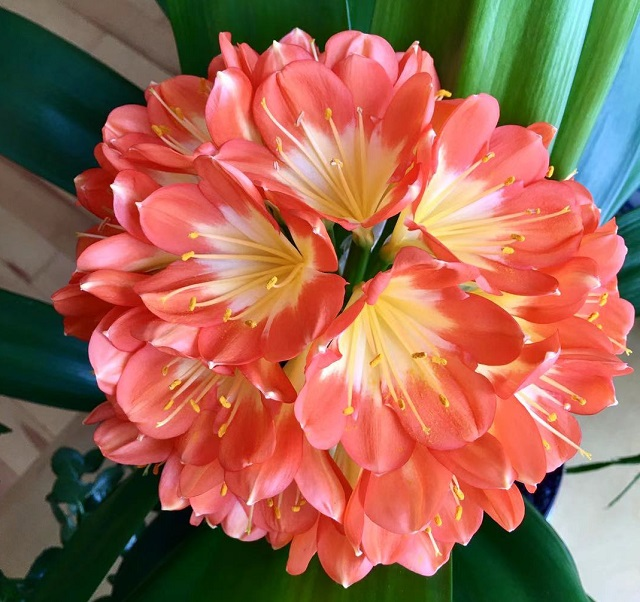
#> input picture res/flower004.jpg, 640 x 602 px
$ python Histogram.py
#> lines starting #> are read from the running program, lines starting #| are printed output that depends on the picture; after the words box and inside, x2 and y2 are one past the last pixel; in counts of white or black regions, pixels touching at a corner belong together
### common/ImageProcessing.py
import cv2
import numpy as np

class ImageProcessing(object):
    def __init__(self, window_name, image_name):
        self.window_name = window_name
        self.image_name = image_name
        cv2.namedWindow(window_name)
        self.image = cv2.imread(self.image_name)

    def show(self, title=None, image=None):
        if image is None:
            image = self.image
        if title is None:
            title = self.window_name
        cv2.imshow(title, image)

    # [7 lines left out: function resize, not called in this run]

    def to_gray(self, image=None):
        if image is None:
            image = self.image
        gray = cv2.cvtColor(image, cv2.COLOR_BGR2GRAY)
        return gray

    # [20 lines left out: functions crop, rotate, not called in this run]

    def copy(self):
        return self.image.copy()

    # [112 lines left out: functions contrast_brightness, hue_saturation_value, blend, blend_with_mask, perspective_warp, gaussian_blur and 4 more, not called in this run]

### 5. Image Processing/Histogram.py
import cv2
import numpy as np
from matplotlib import pyplot as plt
import common.ImageProcessing as ip

def show_histogram():
    img = np.zeros((400, 400), np.uint8)
    cv2.rectangle(img, (200, 0), (400, 100), (100), -1)
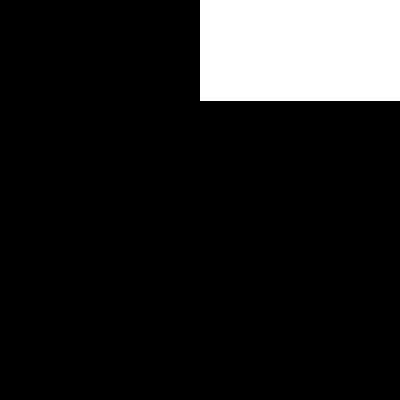
#> img: shape (400, 400); values 0 (black) and 100 (white), 12.6% white; 1 white region, box (x1, y1, x2, y2) and area: (200, 0, 400, 101) 20200
    cv2.rectangle(img, (0, 100), (200, 200), (50), -1)
    cv2.rectangle(img, (200, 100), (400, 200), (150), -1)
    cv2.rectangle(img, (0, 200), (200, 300), (175), -1)
    cv2.rectangle(img, (0, 300), (200, 400), (200), -1)
    cv2.rectangle(img, (200, 200), (400, 400), (255), -1)
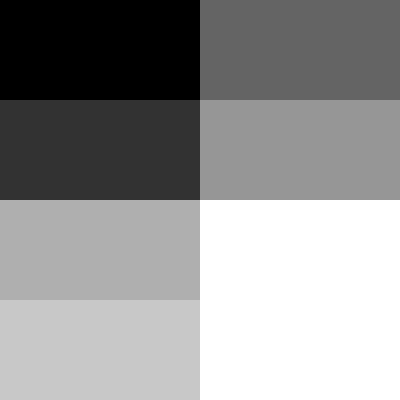
#> img: shape (400, 400); min 0, max 255, mean 148.1
    cv2.imshow("Histogram", img)
    fig = plt.figure(figsize=(6, 4))
    fig.suptitle('Histogram', fontsize=20)
    plt.xlabel('Color Value', fontsize=12)
    plt.ylabel('# of Pixels', fontsize=12)
    plt.hist(img.ravel(), 256, [0, 256])
    plt.show()
#> figure, not shown here; tallest bar 40000 high, from x = 255 to 256
#> in __init__, self.image is the input picture: shape (602, 640, 3); mean B, G, R 82.4, 102.3, 157.4
#> in to_gray, `gray = cv2.cvtColor(image, cv2.COLOR_BGR2GRAY)`:
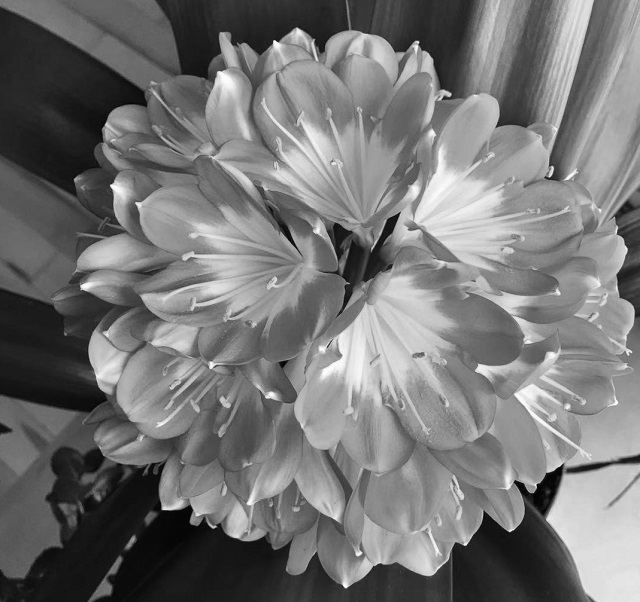
#> gray: shape (602, 640); min 1, max 255, mean 116.5
    cv2.destroyAllWindows()

# Get histogram using OpenCV
def show_histogram_gray(image):
    hist = cv2.calcHist([image], [0], None, [256], [0, 256])
#> hist = 256 values, max 3284 at index 27, min 0 at index 0, mean 1505
    fig = plt.figure(figsize=(6, 4))
    fig.suptitle('Histogram -- using OpenCV', fontsize=18)
    plt.plot(hist)
    plt.show()
#> figure, not shown here; curve peaks at x = 27, y = 3284

# An alternative way to get histogram using matplotlib
def show_histogram_gray_alt(image):
    fig = plt.figure(figsize=(6, 4))
    fig.suptitle('Histogram -- using matplotlib', fontsize=18)
    plt.hist(image.ravel(), 256, [0, 256])
    plt.show()
#> figure, not shown here; tallest bar 3284 high, from x = 27 to 28

def show_histogram_color(image):
    blue, green, red = cv2.split(image)
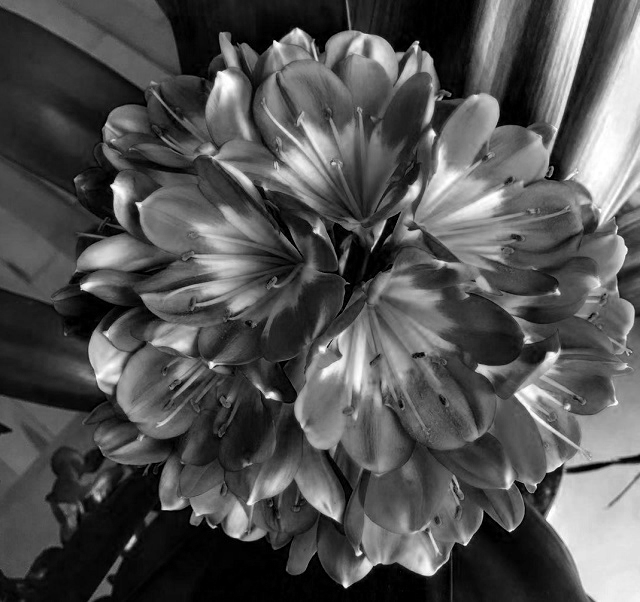
#> blue: shape (602, 640); min 0, max 255, mean 82.4
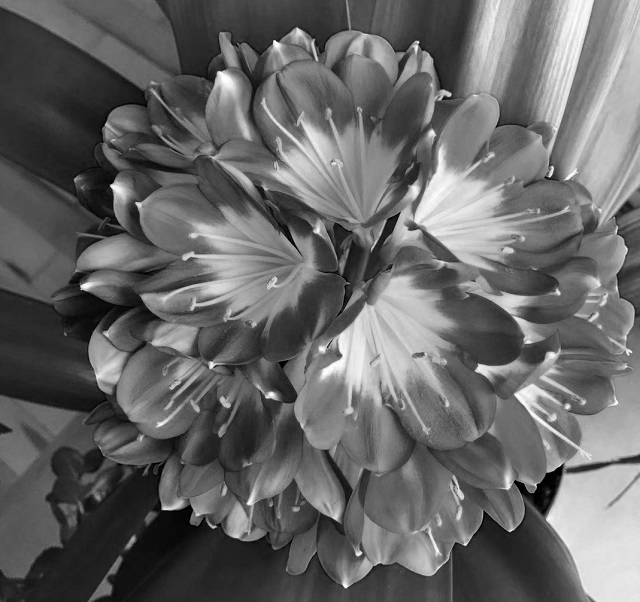
#> green: shape (602, 640); min 0, max 255, mean 102.3
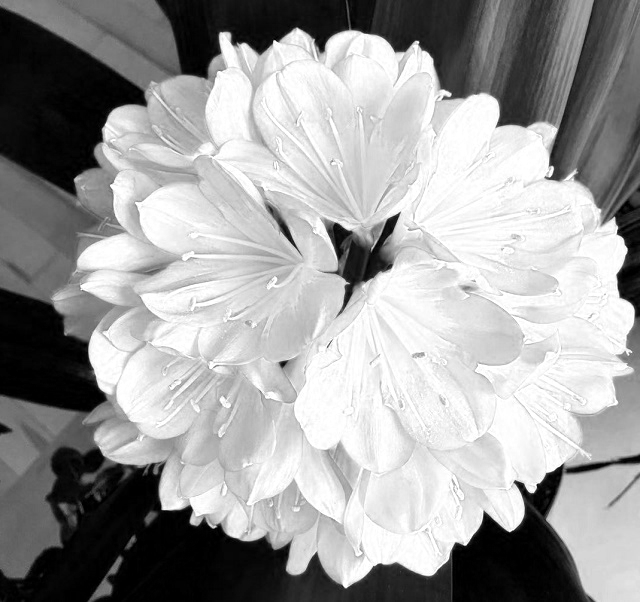
#> red: shape (602, 640); min 0, max 255, mean 157.4
    # cv2.imshow("blue", blue)
    # cv2.imshow("green", green)
    # cv2.imshow("red", red)
    fig = plt.figure(figsize=(6, 4))
    fig.suptitle('Histogram', fontsize=18)
    plt.hist(blue.ravel(), 256, [0, 256])
    plt.hist(green.ravel(), 256, [0, 256])
    plt.hist(red.ravel(), 256, [0, 256])
    plt.show()
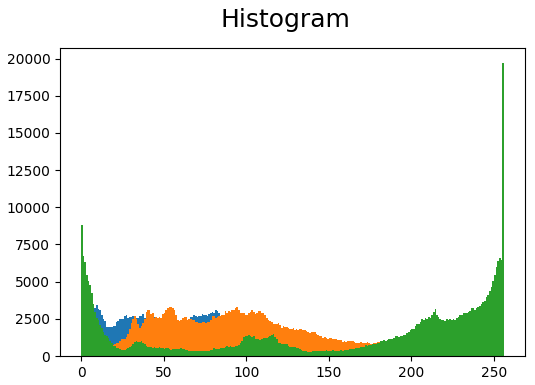
#> figure drawn by matplotlib, 1 panel; tallest bar 6842 high, from x = 0 to 1; tallest bar 3287 high, from x = 54 to 55; tallest bar 19729 high, from x = 255 to 256

if __name__ == "__main__":
    # Introduction to histograms
    show_histogram()

    iproc = ip.ImageProcessing("Histogram", "../res/flower004.jpg")

    # Histograms for gray image
    grayImage = iproc.to_gray()
    iproc.show(image=grayImage)
    show_histogram_gray(grayImage)
    show_histogram_gray_alt(grayImage)

    # Histograms for color image
    iproc.show(image=iproc.image)
    show_histogram_color(iproc.image)
    cv2.destroyAllWindows()

$ run again, with res/flower001.jpg copied over res/flower004.jpg
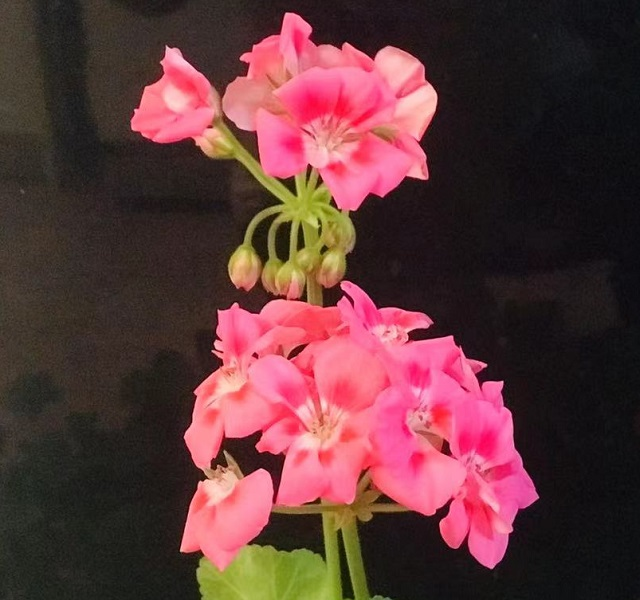
#> input picture res/flower001.jpg, 640 x 600 px
#> in __init__, self.image is the input picture: shape (600, 640, 3); mean B, G, R 58, 55.8, 94.9
#> in to_gray, `gray = cv2.cvtColor(image, cv2.COLOR_BGR2GRAY)`:
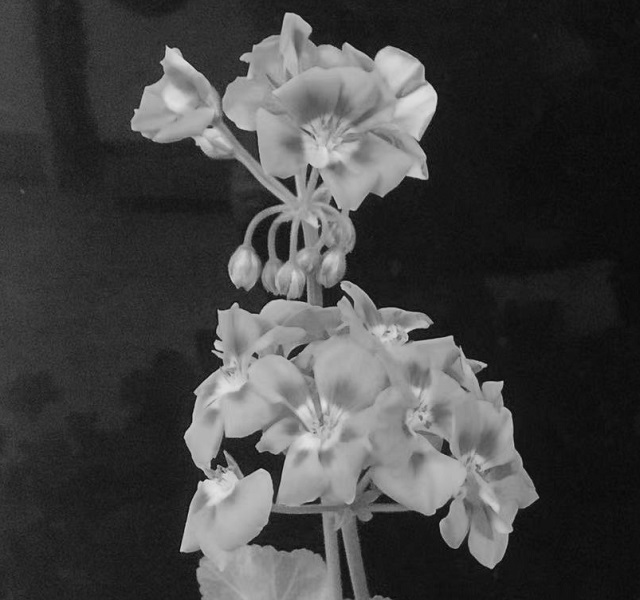
#> gray: shape (600, 640); min 5, max 227, mean 67.8
#> hist = 256 values, max 11423 at index 20, min 0 at index 0, mean 1500
#> in show_histogram_color, `plt.show()`:
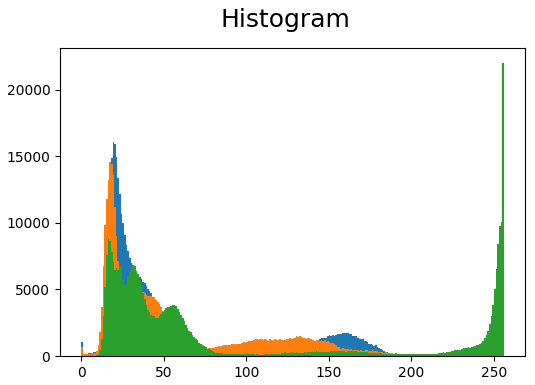
#> figure drawn by matplotlib, 1 panel; tallest bar 16051 high, from x = 19 to 20; tallest bar 14567 high, from x = 17 to 18; tallest bar 22026 high, from x = 255 to 256

$ run again, with res/flower002.jpg copied over res/flower004.jpg
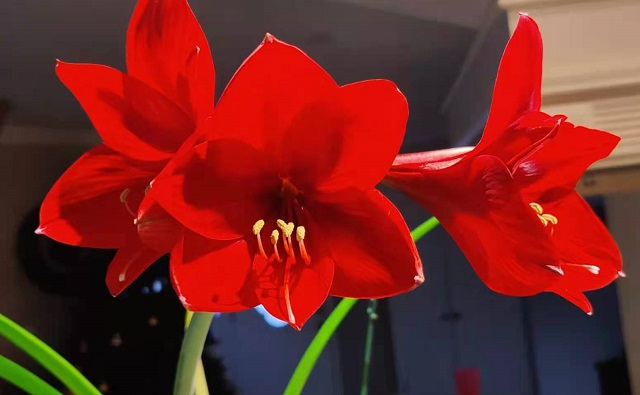
#> input picture res/flower002.jpg, 640 x 395 px
#> in __init__, self.image is the input picture: shape (395, 640, 3); mean B, G, R 34, 38.7, 121.1
#> in to_gray, `gray = cv2.cvtColor(image, cv2.COLOR_BGR2GRAY)`:
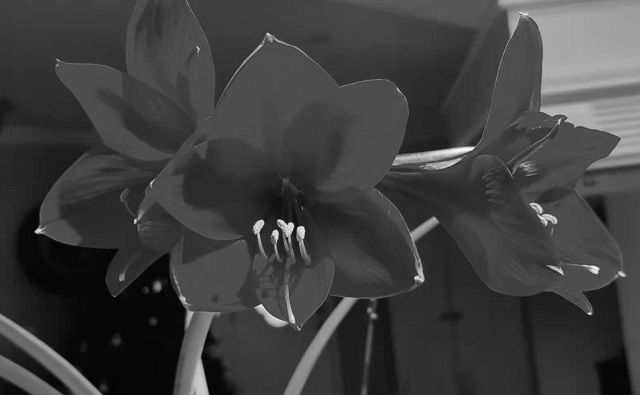
#> gray: shape (395, 640); min 1, max 251, mean 62.8
#> hist = 256 values, max 12099 at index 77, min 0 at index 0, mean 987.5
#> in show_histogram_color, `plt.show()`:
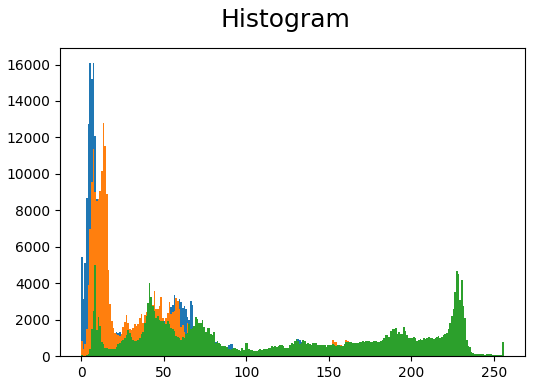
#> figure drawn by matplotlib, 1 panel; tallest bar 16101 high, from x = 7 to 8; tallest bar 12768 high, from x = 13 to 14; tallest bar 4991 high, from x = 8 to 9

$ run again, with res/flower003.jpg copied over res/flower004.jpg
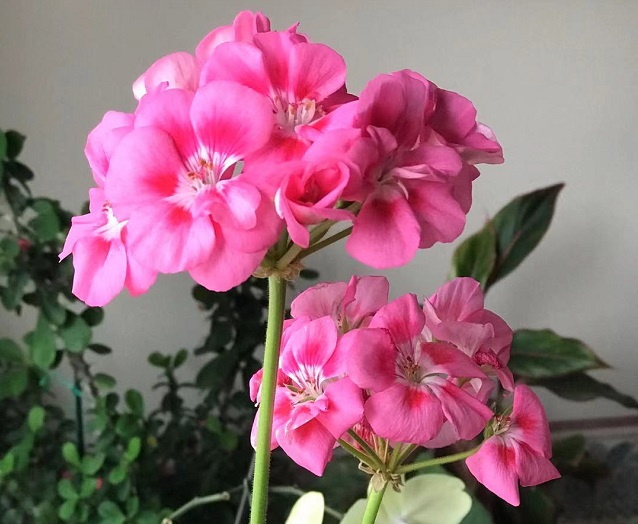
#> input picture res/flower003.jpg, 638 x 524 px
#> in __init__, self.image is the input picture: shape (524, 638, 3); mean B, G, R 121, 107.5, 149.3
#> hist = 256 values, max 6029 at index 183, min 0 at index 0, mean 1305.9
#> in show_histogram_color, `plt.show()`:
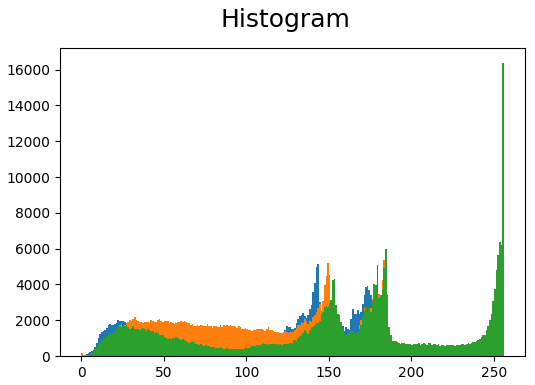
#> figure drawn by matplotlib, 1 panel; tallest bar 5120 high, from x = 143 to 144; tallest bar 5375 high, from x = 183 to 184; tallest bar 16389 high, from x = 255 to 256
